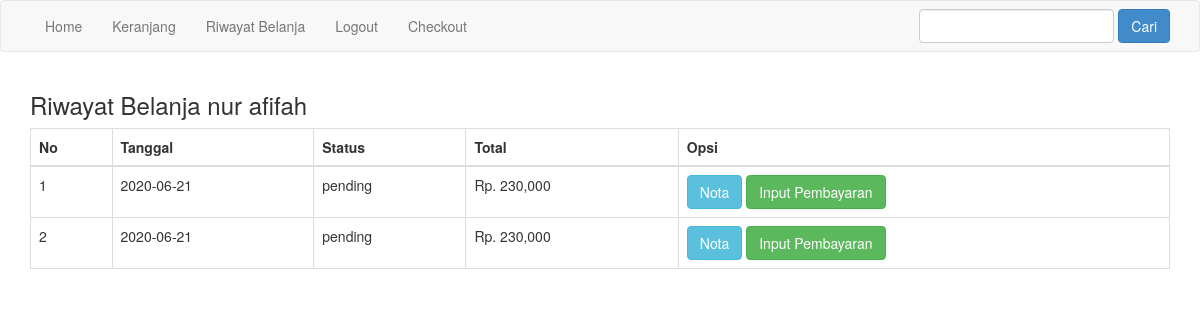
Page /riwayat.php (signed in) on the committed database.
### tables this page shows
CREATE TABLE `pembelian` (
  `id_pembelian` int(11) NOT NULL AUTO_INCREMENT,
  `id_pelanggan` int(11) NOT NULL,
  `id_ongkir` int(11) NOT NULL,
  `tanggal_pembelian` date NOT NULL,
  `total_pembelian` int(11) NOT NULL,
  `nama_kota` varchar(100) NOT NULL,
  `tarif` int(11) NOT NULL,
  `alamat_pengiriman` text NOT NULL,
  `status_pembelian` varchar(100) NOT NULL DEFAULT 'pending',
  `resi_pengiriman` varchar(50) NOT NULL,
  PRIMARY KEY (`id_pembelian`)
);

### riwayat.php (the view, shortened to what this page needs)
<?php
$koneksi = new mysqli("localhost","root","","tokoonline");
?>
<!DOCTYPE html>
<html>
<head>
	<link rel="stylesheet" href="admin/bs-binary-admin/assets/css/bootstrap.css">
</head>
<body>
<?php include 'menu.php' ?>
<section class="riwayat">
	<div class="container">
		<h3>Riwayat Belanja <?php echo $_SESSION['pelanggan']['nama_pelanggan'] ?></h3>
		<table class="table table-bordered">
			<thead>
				<tr>
					<th>No</th>
					<th>Tanggal</th>
					<th>Status</th>
					<th>Total</th>
					<th>Opsi</th>
				</tr>
			</thead>
			<tbody>
				<?php
				$nomor=1;
				$id_pelanggan = $_SESSION['pelanggan']['id_pelanggan'];
				$ambil = $koneksi->query("SELECT * FROM pembelian WHERE id_pelanggan='$id_pelanggan'");
				while($pecah = $ambil->fetch_assoc()) {
				?>
				<tr>
					<td><?php echo $nomor; ?></td>
					<td><?php echo $pecah['tanggal_pembelian'] ?></td>
					<td>
						<?php echo $pecah['status_pembelian'] ?>
						<br>
					</td>
					<td>Rp. <?php echo number_format($pecah['total_pembelian']) ?></td>
					<td>
						<a href="nota.php?id=<?php echo $pecah['id_pembelian'] ?>" class="btn btn-info">Nota</a>
						<?php if ($pecah['status_pembelian']=="pending"): ?>
							<a href="pembayaran.php?id=<?php echo $pecah['id_pembelian'] ?>" class="btn btn-success">Input Pembayaran</a>
						<?php else: ?>
							<a href="lihatpembayaran.php?id=<?php echo $pecah['id_pembelian']; ?>" class="btn btn-warning">
								Lihat Pembayaran
							</a>
						<?php endif ?>
					</td>
				</tr>
				<?php $nomor++; ?>
			<?php } ?>
			</tbody>
		</table>
	</div>
</section>
</body>
</html>

### rows in the picture
pembelian: tanggal_pembelian "2020-06-21", status_pembelian "pending", total_pembelian "230,000"
pembelian: tanggal_pembelian "2020-06-21", status_pembelian "pending", total_pembelian "230,000"

### other values in the picture
$_SESSION['pelanggan']['nama_pelanggan'] "nur afifah"
